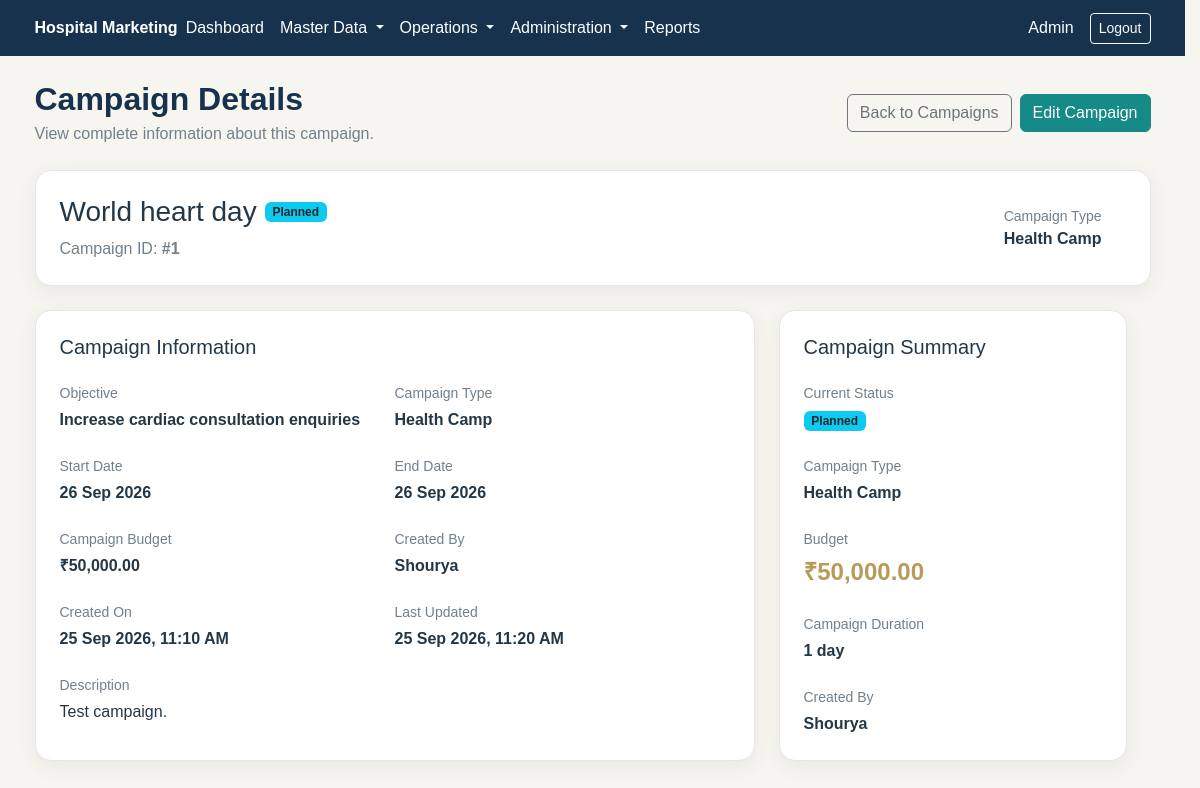
The app's page /campaigns/view.php?id=1 (signed in) with its own data.
### tables this page shows
CREATE TABLE `campaigns` (
  `id` int(10) UNSIGNED NOT NULL,
  `name` varchar(150) NOT NULL,
  `campaign_type` enum('Digital','Health Camp','Corporate Outreach','Referral','Service Promotions','Community Outrich','Event','Other') NOT NULL DEFAULT 'Other',
  `objective` varchar(255) DEFAULT NULL,
  `start_date` date DEFAULT NULL,
  `end_date` date DEFAULT NULL,
  `budget` decimal(12,2) DEFAULT 0.00,
  `status` enum('Draft','Planned','Active','Completed','Cancelled') NOT NULL DEFAULT 'Draft',
  `description` text DEFAULT NULL,
  `created_by` int(10) UNSIGNED NOT NULL,
  `created_at` timestamp NOT NULL DEFAULT current_timestamp(),
  `update_at` timestamp NOT NULL DEFAULT current_timestamp() ON UPDATE current_timestamp()
);

CREATE TABLE `users` (
  `id` int(10) UNSIGNED NOT NULL,
  `name` varchar(120) NOT NULL,
  `email` varchar(190) NOT NULL,
  `password` varchar(255) NOT NULL,
  `role_id` int(10) UNSIGNED NOT NULL,
  `status` enum('active','inactive') NOT NULL DEFAULT 'active',
  `created_at` timestamp NOT NULL DEFAULT current_timestamp(),
  `updated_at` timestamp NOT NULL DEFAULT current_timestamp() ON UPDATE current_timestamp()
);

### campaigns/view.php (the view, shortened to what this page needs)
<?php
require_once __DIR__ . '/../config/database.php';
$campaign_id = isset($_GET['id']) ? (int) $_GET['id'] : 0;
$stmt = $pdo->prepare("
    SELECT
        c.id,
        c.name,
        c.campaign_type,
        c.objective,
        c.start_date,
        c.end_date,
        c.budget,
        c.status,
        c.description,
        c.created_by,
        c.created_at,
        c.update_at,
        u.name AS created_by_name
    FROM campaigns c
    LEFT JOIN users u
        ON c.created_by = u.id
    WHERE c.id = ?
    LIMIT 1
");
$stmt->execute([$campaign_id]);
$campaign = $stmt->fetch();
function campaign_status_class(string $status): string
{
    return match ($status) {
        'Draft'      => 'bg-secondary',
        'Planned'    => 'bg-info text-dark',
        'Active'     => 'bg-success',
        'Completed'  => 'bg-primary',
        'Cancelled' => 'bg-danger',
        default => 'bg-secondary'
    };
}
?>
<?php require_once __DIR__ . '/../includes/header.php'; ?>
<div class="container py-4">
    <div class="d-flex justify-content-between align-items-center mb-4">
        <div>
            <h2 class="hm-page-title mb-1">
                Campaign Details
            </h2>
            <p class="hm-muted mb-0">
                View complete information about this campaign.
            </p>
        </div>
        <div class="d-flex gap-2">
            <a
                href="<?php echo BASE_URL; ?>/campaigns/index.php"
                class="btn btn-outline-secondary"
            >
                Back to Campaigns
            </a>
            <a
                href="<?php echo BASE_URL; ?>/campaigns/edit.php?id=<?php echo $campaign['id']; ?>"
                class="btn btn-hm-primary"
            >
                Edit Campaign
            </a>
        </div>
    </div>
    <div class="hm-card p-4 mb-4">
        <div class="row align-items-center">
            <div class="col-md-8">
                <div class="d-flex align-items-center gap-2 mb-2">
                    <h3 class="mb-0">
                        <?php echo htmlspecialchars($campaign['name']); ?>
                    </h3>
                    <span
                        class="badge <?php echo campaign_status_class($campaign['status']); ?>"
                    >
                        <?php echo htmlspecialchars($campaign['status']); ?>
                    </span>
                </div>
                <p class="hm-muted mb-0">
                    Campaign ID:
                    <strong>
                        #<?php echo (int) $campaign['id']; ?>
                    </strong>
                </p>
            </div>
            <div class="col-md-4 text-md-end mt-3 mt-md-0">
                <div class="hm-muted small">
                    Campaign Type
                </div>
                <div class="fw-semibold">
                    <?php echo htmlspecialchars($campaign['campaign_type']); ?>
                </div>
            </div>
        </div>
    </div>
    <div class="row g-4">
        <div class="col-lg-8">
            <div class="hm-card p-4 h-100">
                <h5 class="mb-4">
                    Campaign Information
                </h5>
                <div class="row g-4">
                    <div class="col-md-6">
                        <div class="hm-muted small mb-1">
                            Objective
                        </div>
                        <div class="fw-semibold">
                            <?php if (!empty($campaign['objective'])): ?>
                                <?php echo htmlspecialchars($campaign['objective']); ?>
                            <?php else: ?>
                                <span class="text-muted">
                                    Not specified
                                </span>
                            <?php endif; ?>
                        </div>
                    </div>
                    <div class="col-md-6">
                        <div class="hm-muted small mb-1">
                            Campaign Type
                        </div>
                        <div class="fw-semibold">
                            <?php echo htmlspecialchars($campaign['campaign_type']); ?>
                        </div>
                    </div>
                    <div class="col-md-6">
                        <div class="hm-muted small mb-1">
                            Start Date
                        </div>
                        <div class="fw-semibold">
                            <?php
                            echo !empty($campaign['start_date'])
                                ? date(
                                    'd M Y',
                                    strtotime($campaign['start_date'])
                                )
                                : 'Not specified';
                            ?>
                        </div>
                    </div>
                    <div class="col-md-6">
                        <div class="hm-muted small mb-1">
                            End Date
                        </div>
                        <div class="fw-semibold">
                            <?php
                            echo !empty($campaign['end_date'])
                                ? date(
                                    'd M Y',
                                    strtotime($campaign['end_date'])
                                )
                                : 'Not specified';
                            ?>
                        </div>
                    </div>
                    <div class="col-md-6">
                        <div class="hm-muted small mb-1">
                            Campaign Budget
                        </div>
                        <div class="fw-semibold">
                            ₹<?php echo number_format(
                                (float) $campaign['budget'],
                                2
                            ); ?>
                        </div>
                    </div>
                    <div class="col-md-6">
                        <div class="hm-muted small mb-1">
                            Created By
                        </div>
                        <div class="fw-semibold">
                            <?php echo htmlspecialchars(
                                $campaign['created_by_name'] ?? 'Unknown'
                            ); ?>
                        </div>
                    </div>
                    <div class="col-md-6">
                        <div class="hm-muted small mb-1">
                            Created On
                        </div>
                        <div class="fw-semibold">
                            <?php echo date(
                                'd M Y, h:i A',
                                strtotime($campaign['created_at'])
                            ); ?>
                        </div>
                    </div>
                    <div class="col-md-6">
                        <div class="hm-muted small mb-1">
                            Last Updated
                        </div>
                        <div class="fw-semibold">
                            <?php echo date(
                                'd M Y, h:i A',
                                strtotime($campaign['update_at'])
                            ); ?>
                        </div>
                    </div>
                    <div class="col-12">
                        <div class="hm-muted small mb-1">
                            Description
                        </div>
                        <div>
                            <?php if (!empty($campaign['description'])): ?>
                                <?php echo nl2br(
                                    htmlspecialchars($campaign['description'])
                                ); ?>
                            <?php else: ?>
                                <span class="text-muted">
                                    No description added.
                                </span>
                            <?php endif; ?>
                        </div>
                    </div>
                </div>
            </div>
        </div>
        <div class="col-lg-4">
            <div class="hm-card p-4 h-100">
                <h5 class="mb-4">
                    Campaign Summary
                </h5>
                <div class="mb-4">
                    <div class="hm-muted small mb-1">
                        Current Status
                    </div>
                    <span
                        class="badge <?php echo campaign_status_class($campaign['status']); ?>"
                    >
                        <?php echo htmlspecialchars($campaign['status']); ?>
                    </span>
                </div>
                <div class="mb-4">
                    <div class="hm-muted small mb-1">
                        Campaign Type
                    </div>
                    <div class="fw-semibold">
                        <?php echo htmlspecialchars(
                            $campaign['campaign_type']
                        ); ?>
                    </div>
                </div>
                <div class="mb-4">
                    <div class="hm-muted small mb-1">
                        Budget
                    </div>
                    <div class="fs-4 fw-bold hm-gold">
                        ₹<?php echo number_format(
                            (float) $campaign['budget'],
                            2
                        ); ?>
                    </div>
                </div>
                <div class="mb-4">
                    <div class="hm-muted small mb-1">
                        Campaign Duration
                    </div>
                    <div class="fw-semibold">
                        <?php if (
                            !empty($campaign['start_date']) &&
                            !empty($campaign['end_date'])
                        ): ?>
                            <?php
                            $start = new DateTime(
                                $campaign['start_date']
                            );
                            $end = new DateTime(
                                $campaign['end_date']
                            );
                            $duration =
                                $start->diff($end)->days + 1;
                            echo $duration . ' day';
                            ?>
                        <?php else: ?>
                            <span class="text-muted">
                                Not specified
                            </span>
                        <?php endif; ?>
                    </div>
                </div>
                <div>
                    <div class="hm-muted small mb-1">
                        Created By
                    </div>
                    <div class="fw-semibold">
                        <?php echo htmlspecialchars(
                            $campaign['created_by_name'] ?? 'Unknown'
                        ); ?>
                    </div>
                </div>
            </div>
        </div>
    </div>
</div>
<?php require_once __DIR__ . '/../includes/footer.php'; ?>

### assets/css/style.css (style rules this page uses)
:root { --hm-navy: #17324d; --hm-teal: #168a87; --hm-gold: #b89a5a; --hm-ivory: #f7f5ef; --hm-white: #ffffff; --hm-text: #243746; --hm-muted: #71808c; --hm-border: #e3e7ea; }
body { background-color: var(--hm-ivory); color: var(--hm-text); font-family: Arial, sans-serif; margin: 0; overflow-x: hidden; }
.hm-card { background-color: var(--hm-white); border: 1px solid var(--hm-border); border-radius: 16px; box-shadow: 0 6px 20px rgba(23, 50, 77, 0.07); max-width: 100%; min-width: 0; }
.btn-hm-primary { background-color: var(--hm-teal); border-color: var(--hm-teal); color: var(--hm-white); }
.hm-gold { color: var(--hm-gold); }
.hm-page-title { color: var(--hm-navy); font-weight: 700; }
.hm-muted { color: var(--hm-muted); }
html { scrollbar-gutter: stable; }
.row { max-width: 100%; }

### records on screen
campaigns: name "World heart day", status "Planned", id "1", campaign_type "Health Camp", objective "Increase cardiac consultation enquiries", start_date "26 Sep 2026", end_date "26 Sep 2026", budget "50,000.00", created_by.name "Shourya", created_at "25 Sep 2026, 11:10 AM", update_at "25 Sep 2026, 11:20 AM", description "Test campaign.", duration "1"

### other values on screen
$user['name'] "Admin"
